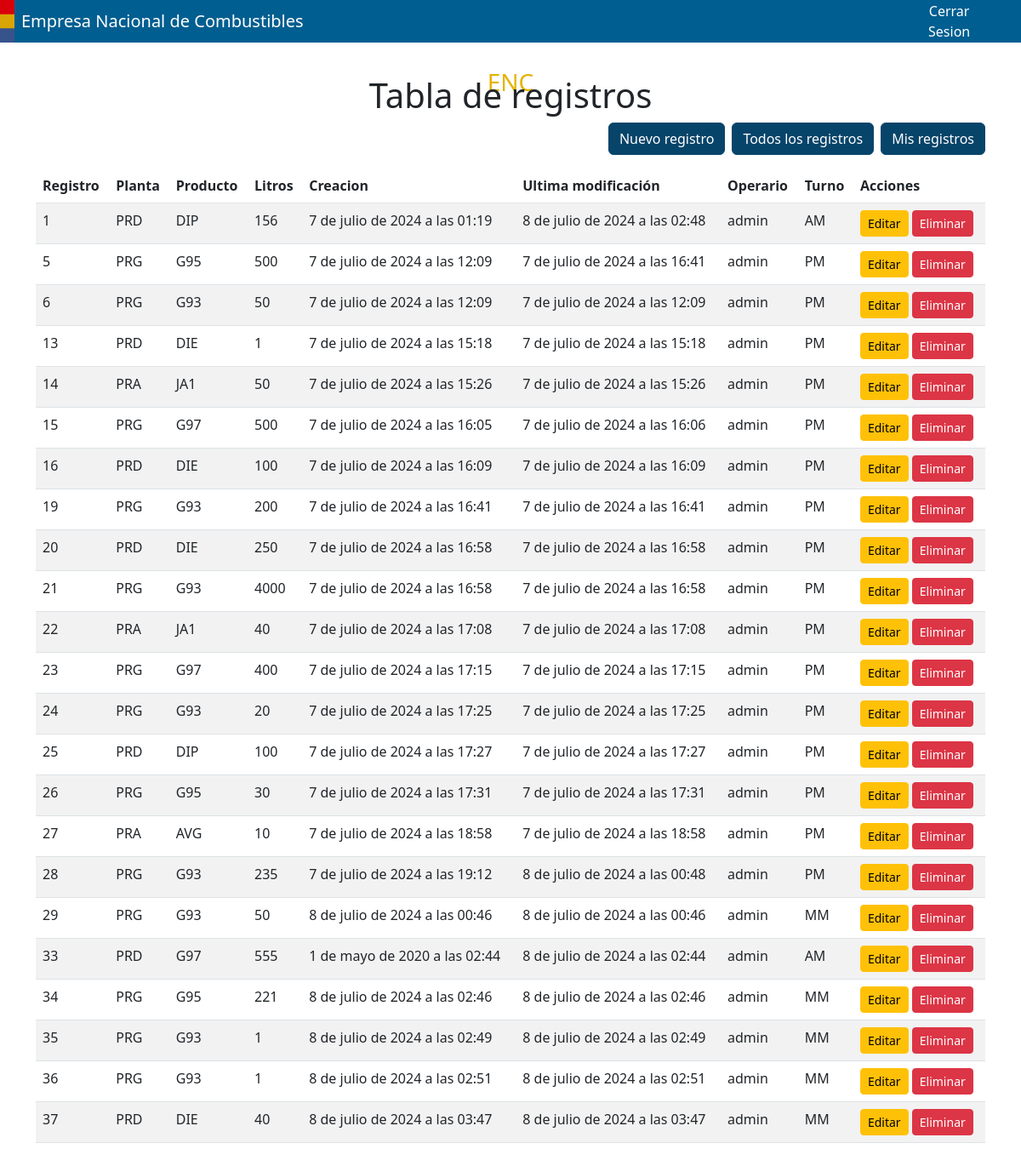
The app's page /home/?filtro=mis_registros (signed in) with its own data.
### core/models.py (models this page shows, shortened)
class combustible(models.Model):
    codigo = models.ForeignKey(codigoPlanta, on_delete=models.CASCADE)
    producto = models.ForeignKey(producto, on_delete=models.CASCADE)
    litros = models.IntegerField()
    fecha_hora = models.DateTimeField(auto_now_add=True)
    fecha_modificacion = models.DateTimeField(auto_now_add=True)
    usuario_modificador = models.ForeignKey(User, on_delete=models.SET_NULL, null=True, blank=True, related_name='modificaciones')
    eliminado = models.BooleanField(default=False)
    operario = models.ForeignKey(User, on_delete=models.CASCADE)
    turno = models.CharField(
        max_length=2,
        choices=TURNO_CHOICES,
        default='-'
    )

class codigoPlanta(models.Model):
    clave = models.CharField(max_length=3, unique=True)
    descripcion = models.CharField(max_length=100)
    productos = models.ManyToManyField(producto, related_name='codigos')
    def __str__(self):
        return self.clave

class producto(models.Model):
    nombre = models.CharField(max_length=100)
    descripcion = models.CharField(max_length=100)
    def __str__(self):
        return self.nombre

### core/views.py (the view)
# urls.py: path('home/', views.listar_registros, name='listar_registros' ),
def listar_registros(request):
    registros = combustible.objects.all()
    filtro = request.GET.get('filtro', None)
    if filtro == 'mis_registros':
        registros = registros.filter(operario=request.user)
    context = {
        'registros': registros,
        'filtro_actual': filtro,
    }
    return render(request, 'core/home.html', context)

### core/templates/core/home.html (shortened to what this page needs)
{% extends 'core/base.html' %}
{% load static %}
{% block content %}
{% if user.is_authenticated %}
<section id="proyectos">
    <div class="container">
        <div class="text-center" style="margin-top: 10vh;">
            <div class="row">
                <div class="col">
                    <h3 style="color: #e5b300; margin-bottom: -2vh;">ENC</h3>
                    <h1 style="margin-top: 2px;">Tabla de registros</h1>
                </div>
            </div>
        </div>
        <div class="d-flex justify-content-end mb-3">
            <a href="{% url 'crear_registro' %}" class="btn btn-primary me-2"
                    style="background-color: #074469; border-color: #074469;">Nuevo registro</a>
            <a href="?filtro=todos" class="btn btn-primary me-2 {% if not filtro_actual %}active{% endif %}"
                    style="background-color: #074469; border-color: #074469;">Todos los registros</a>
            <a href="?filtro=mis_registros" class="btn btn-primary {% if filtro_actual == 'mis_registros' %}active{% endif %}"
                    style="background-color: #074469; border-color: #074469;">Mis registros</a>
        </div>
        <table class="table table-striped">
            <thead>
                <tr>
                    <th scope="col">Registro</th>
                    <th scope="col">Planta</th>
                    <th scope="col">Producto</th>
                    <th scope="col">Litros</th>
                    <th scope="col">Creacion</th>
                    <th scope="col">Ultima modificación</th>
                    <th scope="col">Operario</th>
                    <th scope="col">Turno</th>
                    <th scope="col">Acciones</th>
                </tr>
            </thead>
            <tbody>
                {% for registro in registros %}
                    {% if registro.eliminado == False%}
                        <tr>
                            <td>{{ registro.id }}</td>
                            <td>{{ registro.codigo }}</td>
                            <td>{{ registro.producto}}</td>
                            <td>{{ registro.litros }}</td>
                            <td>{{ registro.fecha_hora }}</td>
                            <td>{{ registro.fecha_modificacion }}</td>
                            <td>{{ registro.operario }}</td>
                            <td>{{ registro.turno }}</td>
                            <td>
                                {% if registro.operario == request.user %}
                                    <a href="{% url 'editar_registro' registro.pk %}" class="btn btn-sm btn-warning">Editar</a>
                                    <a href="{% url 'eliminar_registro' registro.pk %}" class="btn btn-sm btn-danger">Eliminar</a>
                                {% endif %}
                            </td>
                        </tr>
                    {% endif %}
                {% empty %}
                <tr>
                    <td colspan="6">No se encontraron registros.</td>
                </tr>
                {% endfor %}
            </tbody>
        </table>
    </div>
</section>
{% endif %}
{% endblock %}

### records on screen
combustible: id "1", codigo "PRD", producto "DIP", litros "156", fecha_hora "7 de julio de 2024 a las 01:19", fecha_modificacion "8 de julio de 2024 a las 02:48", operario "admin", turno "AM", shows "Editar"
combustible: id "5", codigo "PRG", producto "G95", litros "500", fecha_hora "7 de julio de 2024 a las 12:09", fecha_modificacion "7 de julio de 2024 a las 16:41", operario "admin", turno "PM", shows "Editar"
combustible: id "6", codigo "PRG", producto "G93", litros "50", fecha_hora "7 de julio de 2024 a las 12:09", fecha_modificacion "7 de julio de 2024 a las 12:09", operario "admin", turno "PM", shows "Editar"
combustible: id "13", codigo "PRD", producto "DIE", litros "1", fecha_hora "7 de julio de 2024 a las 15:18", fecha_modificacion "7 de julio de 2024 a las 15:18", operario "admin", turno "PM", shows "Editar"
combustible: id "14", codigo "PRA", producto "JA1", litros "50", fecha_hora "7 de julio de 2024 a las 15:26", fecha_modificacion "7 de julio de 2024 a las 15:26", operario "admin", turno "PM", shows "Editar"
combustible: id "15", codigo "PRG", producto "G97", litros "500", fecha_hora "7 de julio de 2024 a las 16:05", fecha_modificacion "7 de julio de 2024 a las 16:06", operario "admin", turno "PM", shows "Editar"
combustible: id "16", codigo "PRD", producto "DIE", litros "100", fecha_hora "7 de julio de 2024 a las 16:09", fecha_modificacion "7 de julio de 2024 a las 16:09", operario "admin", turno "PM", shows "Editar"
combustible: id "19", codigo "PRG", producto "G93", litros "200", fecha_hora "7 de julio de 2024 a las 16:41", fecha_modificacion "7 de julio de 2024 a las 16:41", operario "admin", turno "PM", shows "Editar"
combustible: id "20", codigo "PRD", producto "DIE", litros "250", fecha_hora "7 de julio de 2024 a las 16:58", fecha_modificacion "7 de julio de 2024 a las 16:58", operario "admin", turno "PM", shows "Editar"
combustible: id "21", codigo "PRG", producto "G93", litros "4000", fecha_hora "7 de julio de 2024 a las 16:58", fecha_modificacion "7 de julio de 2024 a las 16:58", operario "admin", turno "PM", shows "Editar"
combustible: id "22", codigo "PRA", producto "JA1", litros "40", fecha_hora "7 de julio de 2024 a las 17:08", fecha_modificacion "7 de julio de 2024 a las 17:08", operario "admin", turno "PM", shows "Editar"
combustible: id "23", codigo "PRG", producto "G97", litros "400", fecha_hora "7 de julio de 2024 a las 17:15", fecha_modificacion "7 de julio de 2024 a las 17:15", operario "admin", turno "PM", shows "Editar"
combustible: id "24", codigo "PRG", producto "G93", litros "20", fecha_hora "7 de julio de 2024 a las 17:25", fecha_modificacion "7 de julio de 2024 a las 17:25", operario "admin", turno "PM", shows "Editar"
combustible: id "25", codigo "PRD", producto "DIP", litros "100", fecha_hora "7 de julio de 2024 a las 17:27", fecha_modificacion "7 de julio de 2024 a las 17:27", operario "admin", turno "PM", shows "Editar"
combustible: id "26", codigo "PRG", producto "G95", litros "30", fecha_hora "7 de julio de 2024 a las 17:31", fecha_modificacion "7 de julio de 2024 a las 17:31", operario "admin", turno "PM", shows "Editar"
combustible: id "27", codigo "PRA", producto "AVG", litros "10", fecha_hora "7 de julio de 2024 a las 18:58", fecha_modificacion "7 de julio de 2024 a las 18:58", operario "admin", turno "PM", shows "Editar"
combustible: id "28", codigo "PRG", producto "G93", litros "235", fecha_hora "7 de julio de 2024 a las 19:12", fecha_modificacion "8 de julio de 2024 a las 00:48", operario "admin", turno "PM", shows "Editar"
combustible: id "29", codigo "PRG", producto "G93", litros "50", fecha_hora "8 de julio de 2024 a las 00:46", fecha_modificacion "8 de julio de 2024 a las 00:46", operario "admin", turno "MM", shows "Editar"
combustible: id "33", codigo "PRD", producto "G97", litros "555", fecha_hora "1 de mayo de 2020 a las 02:44", fecha_modificacion "8 de julio de 2024 a las 02:44", operario "admin", turno "AM", shows "Editar"
combustible: id "34", codigo "PRG", producto "G95", litros "221", fecha_hora "8 de julio de 2024 a las 02:46", fecha_modificacion "8 de julio de 2024 a las 02:46", operario "admin", turno "MM", shows "Editar"
combustible: id "35", codigo "PRG", producto "G93", litros "1", fecha_hora "8 de julio de 2024 a las 02:49", fecha_modificacion "8 de julio de 2024 a las 02:49", operario "admin", turno "MM", shows "Editar"
combustible: id "36", codigo "PRG", producto "G93", litros "1", fecha_hora "8 de julio de 2024 a las 02:51", fecha_modificacion "8 de julio de 2024 a las 02:51", operario "admin", turno "MM", shows "Editar"
combustible: id "37", codigo "PRD", producto "DIE", litros "40", fecha_hora "8 de julio de 2024 a las 03:47", fecha_modificacion "8 de julio de 2024 a las 03:47", operario "admin", turno "MM", shows "Editar"
